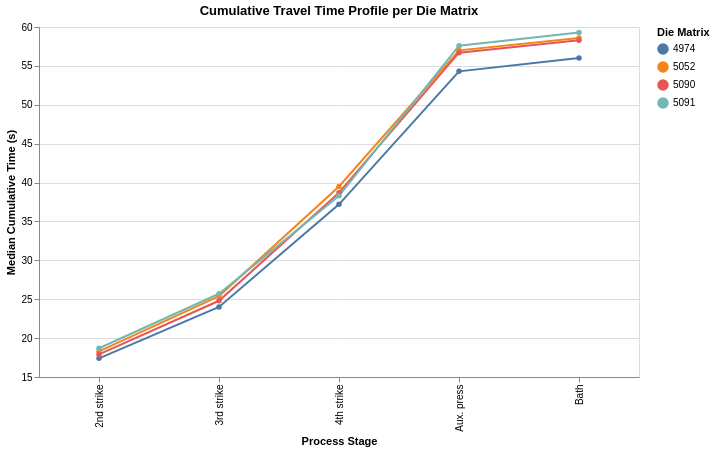

Here is the notebook cell this chart was saved with:
### Markdown cell above
### Cumulative travel time profile per die matrix

The process order: **Furnace → 2nd strike (~18s) → 3rd strike (~25s) → 4th strike (~38s) → Aux. press (~55s) → Quench bath (~58s)**

Values must be monotonically increasing. Non-increasing values indicate measurement errors.

### Code cell
# Cumulative travel time profile per die matrix — must be monotonically increasing
import altair as alt

# Melt medians for plotting
profile_data = []
stages = ['2nd strike', '3rd strike', '4th strike', 'Aux. press', 'Bath']
stage_order = {s: i for i, s in enumerate(stages)}

for matrix in sorted(valid['die_matrix'].unique()):
    subset = valid[valid['die_matrix'] == matrix]
    meds = subset[lifetime_cols].median()
    for stage_name, med_val in zip(stages, meds):
        profile_data.append({'die_matrix': str(int(matrix)), 'stage': stage_name, 'median_s': round(med_val, 1), 'order': stage_order[stage_name]})

profile_df = pd.DataFrame(profile_data)

chart = alt.Chart(profile_df).mark_line(point=True).encode(
    x=alt.X('stage:N', sort=stages, title='Process Stage'),
    y=alt.Y('median_s:Q', title='Median Cumulative Time (s)', scale=alt.Scale(zero=False)),
    color=alt.Color('die_matrix:N', title='Die Matrix'),
    tooltip=['die_matrix', 'stage', 'median_s']
).properties(width=600, height=350, title='Cumulative Travel Time Profile per Die Matrix')

chart

### Figure 1 — Vega-Lite specification as saved in the notebook (floating-point values rounded to 4 significant figures)
{"config": {"view": {"continuousWidth": 300, "continuousHeight": 300}}, "data": {"name": "data-6a5fe0a3b396e858a1f8220a703fb950"}, "mark": {"type": "line", "point": true}, "encoding": {"color": {"field": "die_matrix", "title": "Die Matrix", "type": "nominal"}, "tooltip": [{"field": "die_matrix", "type": "nominal"}, {"field": "stage", "type": "nominal"}, {"field": "median_s", "type": "quantitative"}], "x": {"field": "stage", "sort": ["2nd strike", "3rd strike", "4th strike", "Aux. press", "Bath"], "title": "Process Stage", "type": "nominal"}, "y": {"field": "median_s", "scale": {"zero": false}, "title": "Median Cumulative Time (s)", "type": "quantitative"}}, "height": 350, "title": "Cumulative Travel Time Profile per Die Matrix", "width": 600, "$schema": "https://vega.github.io/schema/vega-lite/v5.20.1.json", "datasets": {"data-6a5fe0a3b396e858a1f8220a703fb950": [{"die_matrix": "4974", "stage": "2nd strike", "median_s": 17.4, "order": 0}, {"die_matrix": "4974", "stage": "3rd strike", "median_s": 24.0, "order": 1}, {"die_matrix": "4974", "stage": "4th strike", "median_s": 37.2, "order": 2}, {"die_matrix": "4974", "stage": "Aux. press", "median_s": 54.3, "order": 3}, {"die_matrix": "4974", "stage": "Bath", "median_s": 56.0, "order": 4}, {"die_matrix": "5052", "stage": "2nd strike", "median_s": 18.3, "order": 0}, {"die_matrix": "5052", "stage": "3rd strike", "median_s": 25.4, "order": 1}, {"die_matrix": "5052", "stage": "4th strike", "median_s": 39.5, "order": 2}, {"die_matrix": "5052", "stage": "Aux. press", "median_s": 57.0, "order": 3}, {"die_matrix": "5052", "stage": "Bath", "median_s": 58.6, "order": 4}, {"die_matrix": "5090", "stage": "2nd strike", "median_s": 17.9, "order": 0}, {"die_matrix": "5090", "stage": "3rd strike", "median_s": 24.8, "order": 1}, {"die_matrix": "5090", "stage": "4th strike", "median_s": 38.7, "order": 2}, {"die_matrix": "5090", "stage": "Aux. press", "median_s": 56.7, "order": 3}, {"die_matrix": "5090", "stage": "Bath", "median_s": 58.3, "order": 4}, {"die_matrix": "5091", "stage": "2nd strike", "median_s": 18.7, "order": 0}, {"die_matrix": "5091", "stage": "3rd strike", "median_s": 25.7, "order": 1}, {"die_matrix": "5091", "stage": "4th strike", "median_s": 38.3, "order": 2}, {"die_matrix": "5091", "stage": "Aux. press", "median_s": 57.6, "order": 3}, {"die_matrix": "5091", "stage": "Bath", "median_s": 59.3, "order": 4}]}}
